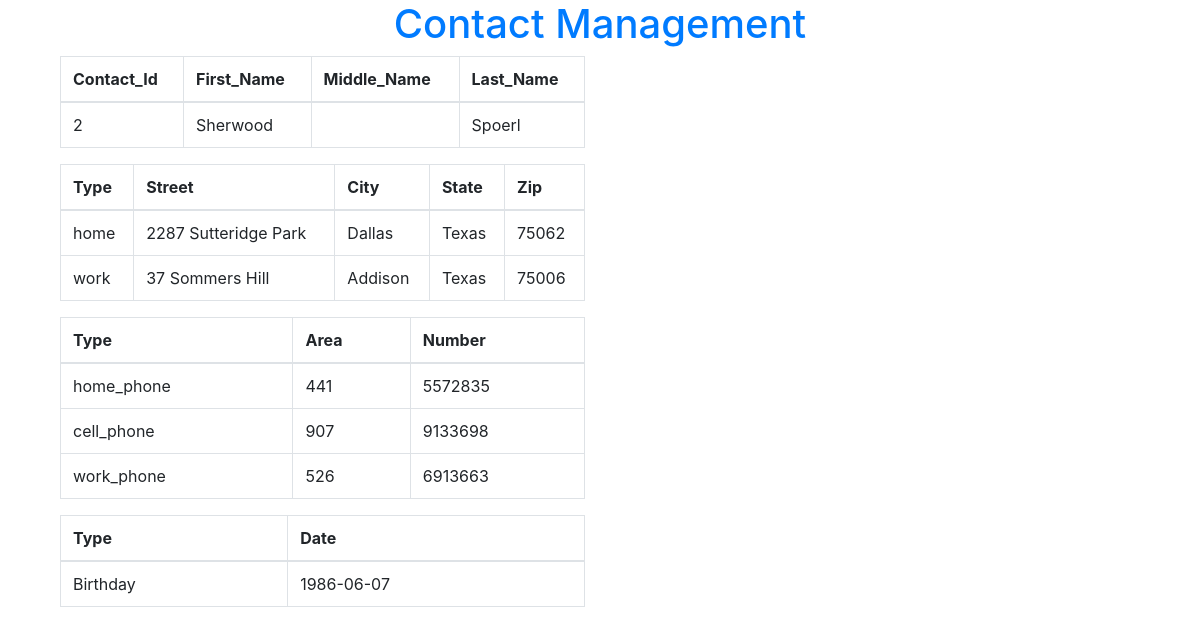
/contact/2/, run on the app's committed database.
### contact_app/models.py (models this page shows, shortened)
class Contact(models.Model):
    Contact_id = models.AutoField(primary_key=True)
    Fname = models.CharField(max_length=50)
    Mname = models.CharField(max_length=50,blank=True)
    Lname = models.CharField(max_length=50)

class Address(models.Model):
    Address_id = models.AutoField(primary_key=True)
    Contact_id = models.ForeignKey('Contact', on_delete=models.CASCADE,db_column="Contact_id")
    Address_type = models.CharField(max_length=50,null=True)
    Street = models.CharField(max_length=100,blank=True,null=True)
    City = models.CharField(max_length=50,blank=True,null=True)
    State = models.CharField(max_length=50,blank=True,null=True)
    Zip = models.IntegerField(blank=True,null=True)

class Phone(models.Model):
    Phone_id = models.AutoField(primary_key=True)
    Contact_id = models.ForeignKey('Contact', on_delete=models.CASCADE,db_column="Contact_id")
    Phone_type = models.CharField(max_length=50,blank=True,null=True)
    Area_code = models.IntegerField(blank=True,null=True)
    Number = models.IntegerField(blank=True,null=True)

class Date(models.Model):
    Date_id = models.AutoField(primary_key=True)
    Contact_id = models.ForeignKey('Contact', on_delete=models.CASCADE,db_column="Contact_id")
    Date_type = models.CharField(max_length=50,blank=True)
    Date = models.DateTimeField(blank=True,null=True)

### contact_app/views.py (the view)
# urls.py: path('contact/<int:pk>/', views.contact_detail, name='contact_detail'),
def contact_detail(request, pk):
    try:
        cont_obj = Contact.objects.filter(Contact_id=pk)
        address_obj = Address.objects.filter(Contact_id=pk)
        phone_obj = Phone.objects.filter(Contact_id=pk)
        date_obj = Date.objects.filter(Contact_id=pk)
        result = {'contact': cont_obj, "address": address_obj, "phone": phone_obj, "date": date_obj}
    except Contact.DoesNotExist:
        raise Http404('Contact not found')
    return render(request, 'contact.html', result)

### contact_app/templates/contact.html
{% extends 'base.html' %}
{% block content %}
<div class="col-md-6">
<table class="table table-bordered table-md">
  <thead>
    <tr>
      <th scope="col">Contact_Id</th>
      <th scope="col">First_Name</th>
      <th scope="col">Middle_Name</th>
      <th scope="col">Last_Name</th>
    </tr>
  </thead>
  <tbody>
    {%for c in contact%}
    <tr>
      <td>{{c.Contact_id}}</td>
      <td>{{c.Fname}}</td>
      <td>{{c.Mname}}</td>
      <td>{{c.Lname}}</td>
    </tr>
    {%endfor%}
  </tbody>
</table>
</div>
<div class="col-md-6">
<table class="table table-bordered table-md">
  <thead>
    <tr>
      <th scope="col">Type</th>
      <th scope="col">Street</th>
      <th scope="col">City</th>
      <th scope="col">State</th>
      <th scope="col">Zip</th>
    </tr>
  </thead>
  <tbody>
    {%for p in address%}
    <tr>
      <td>{{p.Address_type}}</td>
      <td>{{p.Street}}</td>
      <td>{{p.City}}</td>
      <td>{{p.State}}</td>
      <td>{{p.Zip}}</td>
    </tr>
    {%endfor%}
  </tbody>
</table>
</div>
<div class="col-md-6">
<table class="table table-bordered table-md">
  <thead>
    <tr>
      <th scope="col">Type</th>
      <th scope="col">Area</th>
      <th scope="col">Number</th>
    </tr>
  </thead>
  <tbody>
    {%for p in phone%}
    <tr>
      <td>{{p.Phone_type}}</td>
      <td>{{p.Area_code}}</td>
      <td>{{p.Number}}</td>
    </tr>
    {%endfor%}
  </tbody>
</table>
</div>
<div class="col-md-6">
<table class="table table-bordered table-md">
  <thead>
    <tr>
      <th scope="col">Type</th>
      <th scope="col">Date</th>
    </tr>
  </thead>
  <tbody>
    {%for d in date%}
    <tr>
      <td>{{d.Date_type}}</td>
      <td>{{d.Date|date:'Y-m-d'}}</td>
    </tr>
    {%endfor%}
  </tbody>
</table>
</div>
{% endblock %}

### data on the page
Contact: Contact_id "2", Fname "Sherwood", Lname "Spoerl"
Address: Address_type "home", Street "2287 Sutteridge Park", City "Dallas", State "Texas", Zip "75062"
Address: Address_type "work", Street "37 Sommers Hill", City "Addison", State "Texas", Zip "75006"
Phone: Phone_type "home_phone", Area_code "441", Number "5572835"
Phone: Phone_type "cell_phone", Area_code "907", Number "9133698"
Phone: Phone_type "work_phone", Area_code "526", Number "6913663"
Date: Date_type "Birthday", Date "1986-06-07"
